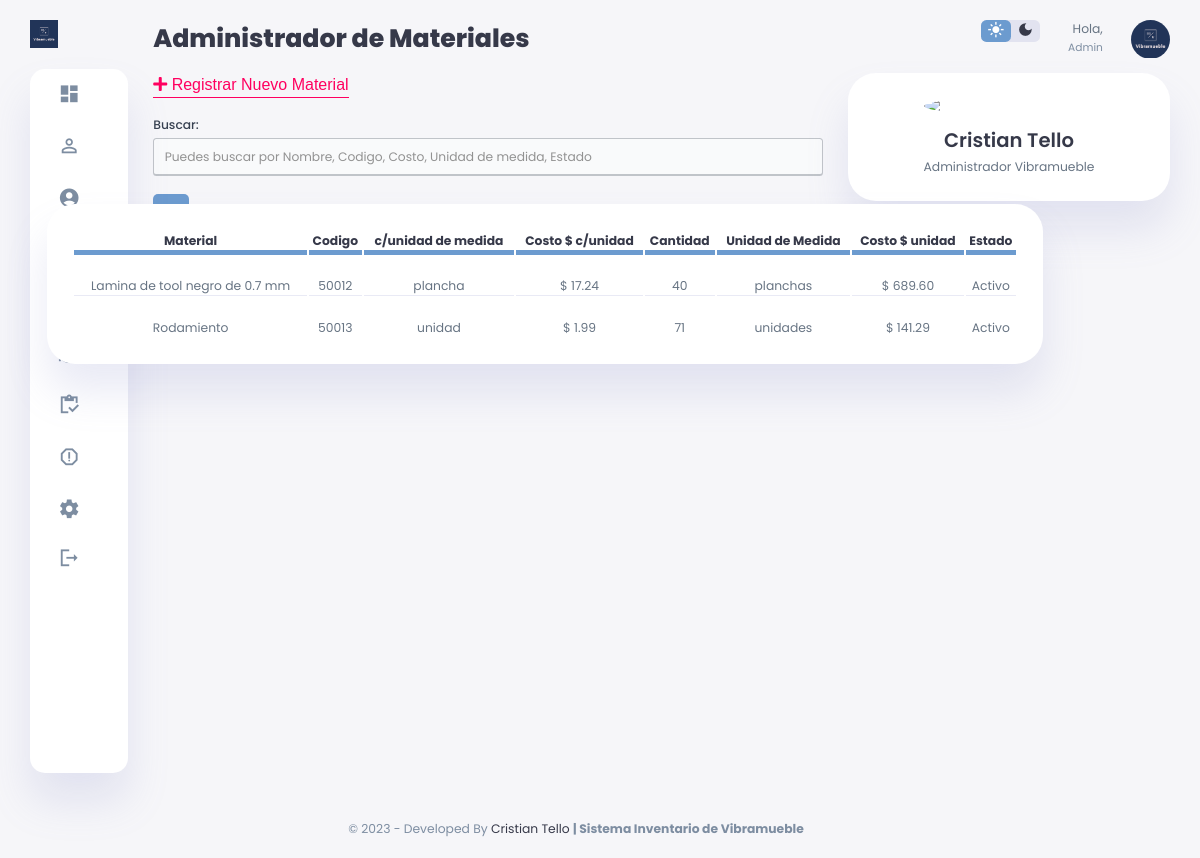
Screenshot of /php/materiales_panel.php with the database file from the repository.
### tables this page shows
CREATE TABLE `material` (
  `Id_Material` int(11) NOT NULL,
  `Id_Unidad` int(11) NOT NULL,
  `Id_Usuario` int(11) NOT NULL,
  `Nombre_Material` varchar(50) NOT NULL,
  `CostoPorUnidad_Material` float NOT NULL,
  `Existencia_Material` float NOT NULL,
  `Estado_Material` int(2) NOT NULL DEFAULT 1,
  `Dateadd_Material` datetime NOT NULL DEFAULT current_timestamp()
);

CREATE TABLE `unidad` (
  `Id_Unidad` int(11) NOT NULL,
  `Nombre_Unidad` varchar(11) NOT NULL,
  `Nombre_Unidades` varchar(11) NOT NULL
);

### php/materiales_panel.php (the view, shortened to what this page needs)
<?php
include('dbconnection.php');
include('parts/head.php');
?>
</head>
<body>
    <?php
    include('parts/sidebar.php')
    ?>
    <main>
        <h1>Administrador de Materiales</h1>
        <br>
        <p>
            <button class="button-modal" data-modal="form-material">
                <span><i class='fa fa-plus'></i></span>
                Registrar Nuevo Material
            </button>
        </p>
        <div class="nice-form-group">
            <div class="nice-form-group" width="30%">
                <label for="campo">Buscar: </label>
                <input type="text" class="campo" name="campo" id="campo" placeholder="Puedes buscar por Nombre, Codigo, Costo, Unidad de medida, Estado" />
            </div>
        </div>
        <div class="recent-orders">
            <table>
                <thead>
                    <tr>
                        <th>Material</th>
                        <th>Codigo</th>
                        <th>c/unidad de medida</th>
                        <th>Costo &#36 c/unidad</th>
                        <th>Cantidad</th>
                        <th>Unidad de Medida</th>
                        <th>Costo &#36 unidad</th>
                        <th>Estado</th>
                    </tr>
                </thead>
                <tbody class="content">
                    <?php
                    $sql_register = mysqli_query($con, "SELECT COUNT(*) as total_registro FROM material");
                    $result_register = mysqli_fetch_array($sql_register);
                    $total_registro = $result_register['total_registro'];
                    $por_pagina = 5;
                    if (empty($_GET['pagina'])) {
                        $pagina = 1;
                    } else {
                        $pagina = $_GET['pagina'];
                    }
                    $desde = ($pagina - 1) * $por_pagina;
                    $total_paginas = ceil($total_registro / $por_pagina);
                    $ret = mysqli_query($con, "SELECT `Nombre_Material`,`Id_Material`,`CostoPorUnidad_Material`,`Existencia_Material`,`Estado_Material`,`Nombre_Unidad`,`Nombre_Unidades`,material.`Id_Unidad` FROM material JOIN unidad ON material.`Id_Unidad` = unidad.`Id_Unidad` LIMIT $desde,$por_pagina");
                    $row = mysqli_num_rows($ret);
                    if ($row > 0) {
                        while ($row = mysqli_fetch_array($ret)) {
                            if ($row['Estado_Material'] == 1) {
                                $estado_text = "Activo";
                                $color_row = "";
                            } else {
                                $estado_text = "Inactivo";
                                $color_row = "style='background-color: #ffb0b0; '";
                                $display = "style='display: none; '";
                                $displayActive = "style='display: '";
                            }
                    ?>
                            <tr class="id_row" <?php echo $color_row; ?> id="<?php echo $row['Id_Material'] ?>">
                                <td>
                                    <div class="nice-form-group">
                                        <span class="editSpan nombre_material"><?php echo $row['Nombre_Material']; ?></span>
                                    </div>
                                </td>
                                <td>
                                    <div class="nice-form-group">
                                        <span class="editSpan id_material status"><?php echo $row['Id_Material']; ?></span>
                                    </div>
                                </td>
                                <td>
                                    <div class="nice-form-group">
                                        <span class="editSpan nombre_unidad"><?php echo $row['Nombre_Unidad']; ?></span>
                                    </div>
                                </td>
                                <td>
                                    <div class="nice-form-group">
                                        <span class="editSpan costo_unidad">&#36 <?php echo $row['CostoPorUnidad_Material']; ?></span>
                                    </div>
                                </td>
                                <td>
                                    <div class="nice-form-group">
                                        <span class="editSpan cantidad_material"><?php echo $row['Existencia_Material']; ?></span>
                                    </div>
                                </td>
                                <td>
                                    <div class="nice-form-group">
                                        <span class="editSpan nombre_unidades"><?php echo $row['Nombre_Unidades']; ?></span>
                                    </div>
                                </td>
                                <td>
                                    <?php
                                    $costo_unitario = floatval($row['CostoPorUnidad_Material']);
                                    $cantidad = floatval($row['Existencia_Material']);
                                    $costo_total = number_format(($costo_unitario * $cantidad), 2);
                                    ?>
                                    <div class="nice-form-group">
                                        <span class="editSpan costo_total">&#36 <?php echo $costo_total; ?></span>
                                    </div>
                                </td>
                                <td>
                                    <div class="nice-form-group">
                                        <span class="editSpan password"><?php echo $estado_text; ?></span>
                                    </div>
                                </td>
                            </tr>
                        <?php
                        }
                    } else { ?>
                        <tr>
                            <th style="text-align:center; color:red;" colspan="8">No hay datos</th>
                        </tr>
                    <?php }
                    ?>
                </tbody>
            </table>
        </div>
        <br>
        <div class="pagination">
            <?php
            for ($i = 1; $i <= $total_paginas; $i++) {
                if ($i == $pagina) {
                    echo '<a class="active">' . $i . '</a>';
                } else {
                    echo '<a href="?pagina=' . $i . '">' . $i . '</a>';
                }
            }
            ?>
        </div>
    </main>
    <?php
    include('parts/right_section.php');
    ?>
    </div>
    <?php
    include('parts/footer.php');
    ?>
</body>

### css/style.css (style rules this page uses)
:root { --color-primary: #6c9bcf; --color-danger: #ff0060; --color-success: #1b9c85; --color-warning: #f7d060; --color-white: #fff; --color-info-dark: #7d8da1; --color-dark: #363949; --color-light: rgba(132, 139, 200, 0.18); --color-dark-variant: #677483; --color-background: #f6f6f9; --card-border-radius: 2rem; --border-radius-1: 0.4rem; --border-radius-2: 1.2rem; --card-padding: 1.8rem; --padding-1: 1.2rem; --box-shadow: 0 2rem 3rem var(--color-light); color: #fb8f8f; }
* { margin: 0; padding: 0; outline: 0; appearance: 0; border: 0; text-decoration: none; box-sizing: border-box; }
html { font-size: 14px; }
body { width: 100vw; height: 100vh; font-family: "Poppins", sans-serif; font-size: 0.88rem; user-select: none; overflow-x: hidden; color: var(--color-dark); background-color: var(--color-background); }
a { color: var(--color-dark); }
h1 { font-weight: 800; font-size: 1.8rem; }
p { color: var(--color-dark-variant); }
main { margin-top: 1.4rem; }
main .recent-orders { margin-top: 1.3rem; }
main .recent-orders table { background-color: var(--color-white); width: 100%; padding: var(--card-padding); text-align: center; box-shadow: var(--box-shadow); border-radius: var(--card-border-radius); transition: all 0.3s ease; }
main .recent-orders table thead th { border-bottom: var(--color-primary) 5px solid; }
main table tbody td { height: 2.8rem; border-bottom: 1px solid var(--color-light); color: var(--color-dark-variant); }
main table tbody tr:last-child td { border: none; }
main .pagination { display: inline-block; }
main .pagination a { color: var(--color-primary); float: left; padding: 8px 16px; text-decoration: none; }
main .pagination a.active { background-color: var(--color-primary); color: white; border-radius: 5px; }
@media screen and (max-width: 1200px) { main .recent-orders { width: 94%; position: absolute; left: 50%; transform: translateX(-50%); margin: 2rem 0 0 0.8rem; } }
@media screen and (max-width: 1200px) { main .recent-orders table { width: 83vw; } }

### css/modal_form_style.css (style rules this page uses)
button.button-modal { background: none; border-top: none; outline: none; border-right: none; border-left: none; border-bottom: #ff0060 1px solid; padding: 0 0 3px 0; font-size: 16px; color: #ff0060; cursor: pointer; }

### rows the page displays
material: Nombre_Material "Lamina de tool negro de 0.7 mm", Id_Material "50012", Id_Unidad.Nombre_Unidad "plancha", CostoPorUnidad_Material "17.24", Existencia_Material "40", Id_Unidad.Nombre_Unidades "planchas", costo_total "689.60", Estado_Material "Activo"
material: Nombre_Material "Rodamiento", Id_Material "50013", Id_Unidad.Nombre_Unidad "unidad", CostoPorUnidad_Material "1.99", Existencia_Material "71", Id_Unidad.Nombre_Unidades "unidades", costo_total "141.29", Estado_Material "Activo"
